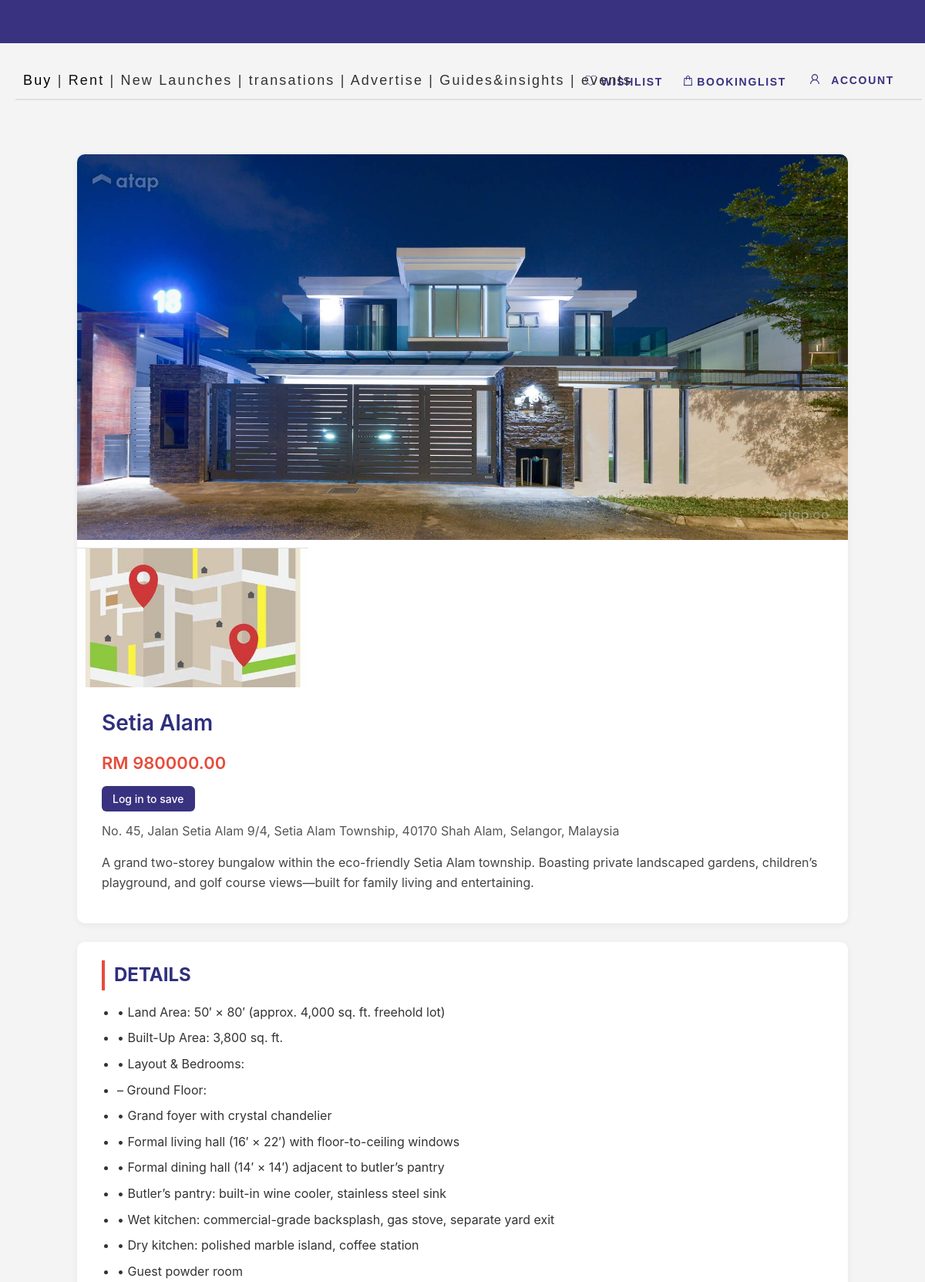
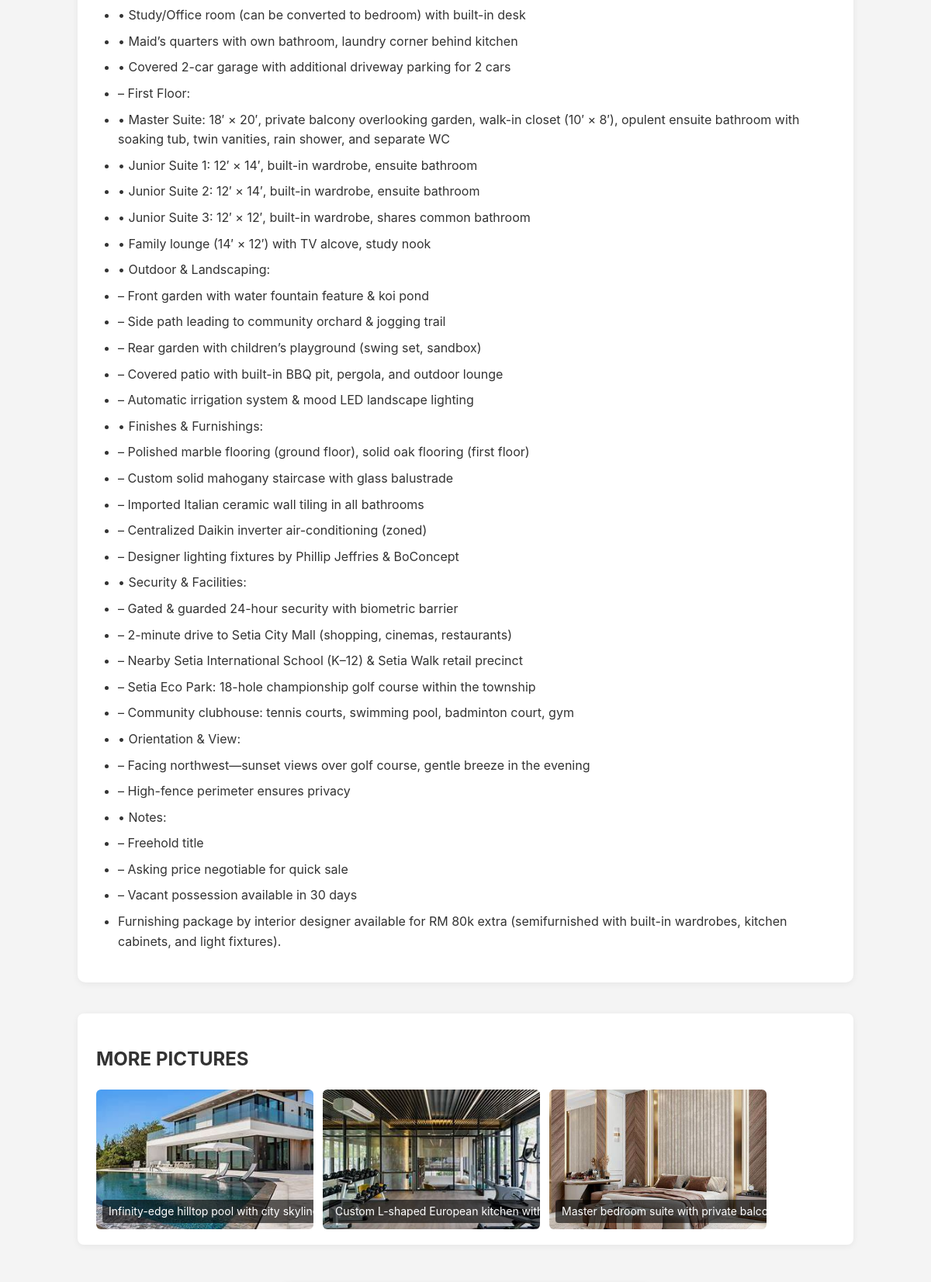
Screenshot of /property/7/ (upper part) with the database file from the repository (2 pictures, top to bottom).
### proplistpage/models.py (models this page shows, shortened)
class Property(models.Model):
    LOCATION_CHOICES = [
        ('KUALA LUMPUR', 'Kuala Lumpur'),
        ('SELANGOR', 'Selangor'),
        ('PENANG', 'Penang'),
        ('OTHERS', 'Others'),
    ]
    PROPERTY_TYPE_CHOICES = [
        ('sale', 'For Sale'),
        ('rent', 'For Rent'),
    ]
    user = models.ForeignKey(User, on_delete=models.CASCADE)  # 🔥 Add this line
    title = models.CharField(max_length=100)
    location = models.CharField(max_length=100, choices=LOCATION_CHOICES)
    price = models.DecimalField(max_digits=10, decimal_places=2)
    description = models.TextField()
    address = models.CharField(max_length=200, blank=True)
    detail = models.TextField(blank=True)
    image = models.ImageField(upload_to='property_images/')
    type = models.CharField(max_length=10, choices=PROPERTY_TYPE_CHOICES, default='sale')
    is_booked = models.BooleanField(default=False)
    created_at = models.DateTimeField(auto_now_add=True)

class PropertyImage(models.Model):
    property = models.ForeignKey(Property, related_name='extra_images', on_delete=models.CASCADE)
    image    = models.ImageField(upload_to='property_images/details/')
    caption  = models.CharField(max_length=100, blank=True)
    created_at = models.DateTimeField(auto_now_add=True)

### proplistpage/views.py (the view)
# urls.py: path('property/<int:pk>/', views.property_detail, name='property-detail'),
def property_detail(request, pk):
    print(f"*** property_detail 被调用，pk = {pk} ***")
    property_obj = get_object_or_404(Property, pk=pk)
    print(f"*** 成功拿到 Property：{property_obj.title} ***")
    form = LoanCalculatorForm(initial={'property': property_obj})
    result = None
    if request.method == 'POST':
        form = LoanCalculatorForm(request.POST)
        if form.is_valid():
            result = form.calculate()  # Assuming your form has a `.calculate()` method that returns the result
    return render(request, 'property_detail.html',
                  {'property': property_obj,
                   'form': form,
                   'result': result,
                   'payment_info': calculate_payment(property_obj),
                   })

### payment/utils.py (called while the page is built)
def calculate_payment(property_obj):
    if property_obj.type == 'rent':
        return {
            'label': 'Total Payment',
            'amount': property_obj.price * Decimal('2'),
        }
    elif property_obj.type == 'sale':
        deposit = property_obj.price * Decimal('0.02')
        return {
            'label': 'Earnest Deposit (2%)',
            'amount': deposit,
        }
    else:
        return {
            'label': 'N/A',
            'amount': 0,
        }

### proplistpage/templates/property_detail.html (shortened to what this page needs)
{% load static %}
<!DOCTYPE html>
<html lang="zh">
<head>
  <link rel="stylesheet" href="{% static 'main/style.css' %}">
  <link rel="stylesheet" href="{% static 'css/style.css' %}">
  <link rel="stylesheet" href="{% static 'loan_calculator/style.css' %}">
  <link rel="stylesheet" href="{% static 'main/style.css' %}">
  <link rel="stylesheet" href="{% static 'css/whatsapp.css' %}">
</head>
<body>
<div class="layout-wrapper">
    <main class="layout-content">
        {% include 'header.html' %}
  <div class="detail-container">
    <div class="detail-top-card">
      {% if property.image %}
        <div class="top-image-wrapper">
          <img src="{{ property.image.url }}" alt="{{ property.title }}" class="main-image">
          <img src="{% static 'images/map_placeholder.jpeg' %}" alt="地图定位示意" class="map-image">
        </div>
      {% else %}
        <div class="top-image-wrapper">
          <div style="width:100%; height:450px; background:#ddd;"></div>
          <img src="{% static 'images/map_placeholder.jpeg' %}" alt="地图定位示意" class="map-image">
        </div>
      {% endif %}
      <div class="top-info">
        <h1>{{ property.title }}</h1>
        <p class="price">RM {{ property.price|floatformat:2 }}</p>
        {% if user.is_authenticated %}
          <button
            id="favoriteBtn"
            class="favorite-btn {% if property in user.profile.favorites.all %}remove{% else %}add{% endif %}"
            onclick="toggleFavorite({{ property.id }})">
            {% if property in user.profile.favorites.all %}
              ❤️ Remove from Favorite
            {% else %}
              🤍 Add to Favorite
            {% endif %}
          </button>
        {% else %}
          <p><a href="{% url 'login' %}" class="favorite-btn add">Log in to save</a></p>
        {% endif %}
        {% if property.address %}
          <p class="address">{{ property.address }}</p>
        {% endif %}
        <p class="short-desc">{{ property.description }}</p>
      </div>
    </div>
    <div class="detail-info-card">
      <h2>DETAILS</h2>
      {% if property.detail %}
        <ul class="detail-list">
          {% for line in property.detail.splitlines %}
            {% if line %}
              <li>{{ line }}</li>
            {% endif %}
          {% endfor %}
        </ul>
      {% else %}
        <p style="color:#777;">暂无详细信息。</p>
      {% endif %}
    </div>
    <div class="detail-gallery-card">
      <h2>MORE PICTURES</h2>
      <div class="detail-gallery">
        {% for img in property.extra_images.all %}
          <div class="gallery-item">
            <img src="{{ img.image.url }}" alt="{{ img.caption }}">
            {% if img.caption %}
              <div class="caption">{{ img.caption }}</div>
            {% endif %}
          </div>
        {% endfor %}
      </div>
    </div>
  </div>
    {% if property.type == 'sale' %}
    <div class="container loan-container">
    </div>
    {% endif %}
    </main>
</div>
</body>
</html>

### main/static/main/style.css (style rules this page uses)
body { font-family: 'Segoe UI', Tahoma, Geneva, Verdana, sans-serif; background-color: #f4f7f9; margin: 0; padding: 0; }

### proplistpage/static/css/style.css (style rules this page uses)
body { margin: 0; padding: 0; overflow-x: hidden; }
.layout-wrapper { display: flex; flex-direction: column; min-height: 100vh; }
.layout-content { flex: 1; }

### loan_calculator/static/loan_calculator/style.css (style rules this page uses)
body { font-family: 'Segoe UI', Tahoma, Geneva, Verdana, sans-serif; background-color: #ffffff; color: #333; margin: 0; padding: 0; }
.container { display: flex; flex-direction: row; flex-wrap: wrap; justify-content: center; gap: 40px; margin: 10px auto; padding: 10px; max-width: 1100px; }
h1 { font-size: 2rem; color: #7d7676; margin-bottom: 20px; }

### userAccount/static/css/saved_property.css (style rules this page uses)
body { font-family: 'Inter', sans-serif; background-color: #f4f4f4; margin: 0; padding: 0; overflow-x: hidden; }

### proplistpage/templates/property_detail.html (style rules this page uses)
body { margin: 0; padding: 0; background: #f3f5f7; font-family: "Inter", "Noto Sans SC", sans-serif; color: #333; line-height: 1.6; }
a { text-decoration: none; color: inherit; }
.detail-container { max-width: 1000px; margin: 200px auto auto auto; padding: 0 16px; }
.layout-wrapper { display: flex; flex-direction: column; min-height: 100vh; }
.layout-content { flex: 1; }
.detail-top-card { background: #ffffff; border-radius: 10px; box-shadow: 0 2px 8px rgba(0, 0, 0, 0.06); overflow: hidden; margin-bottom: 24px; }
.top-image-wrapper { position: relative; }
.main-image { width: 100%; display: block; object-fit: cover; height: 500px; }
.map-image { width: 30%; display: block; margin-top: 10px; border-top: 1px solid #e0e0e0; object-fit: cover; height: 180px; }
.top-info { padding: 24px 32px; }
.top-info h1 { margin: 0; font-size: 28px; font-weight: 600; color: #2f2f7d; }
.top-info .price { margin: 12px 0; font-size: 22px; font-weight: 600; color: #e64c3c; }
.top-info .address { margin: 0; font-size: 16px; color: #555; }
.top-info .short-desc { margin-top: 16px; font-size: 16px; color: #444; }
.detail-info-card { background: #ffffff; border-radius: 10px; box-shadow: 0 2px 8px rgba(0, 0, 0, 0.06); padding: 24px 32px; margin-bottom: 24px; }
.detail-info-card h2 { margin-top: 0; margin-bottom: 16px; font-size: 24px; color: #2f2f7d; border-left: 4px solid #e64c3c; padding-left: 12px; }
.detail-info-card .detail-list { list-style: disc; padding-left: 20px; color: #333; font-size: 16px; }
.detail-info-card .detail-list li { margin-bottom: 8px; }
.detail-gallery-card { background: #ffffff; border-radius: 8px; box-shadow: 0 2px 8px rgba(0,0,0,0.06); padding: 20px 24px; margin: 40px auto; max-width: 1000px; }
.detail-gallery { display: flex; flex-wrap: nowrap; overflow-x: auto; gap: 12px; -webkit-overflow-scrolling: touch; scrollbar-width: none; }
.gallery-item { flex: 0 0 auto; width: 280px; position: relative; overflow: hidden; border-radius: 6px; background: #f0f0f0; }
.gallery-item img { display: block; width: 100%; height: 180px; object-fit: cover; transition: transform 0.3s ease, filter 0.3s ease; filter: brightness(0.95); }
.gallery-item .caption { position: absolute; bottom: 8px; left: 8px; background: rgba(0, 0, 0, 0.6); color: #fff; padding: 4px 8px; border-radius: 4px; font-size: 14px; white-space: nowrap; overflow: hidden; text-overflow: ellipsis; }
.favorite-btn { padding: 8px 14px; font-size: 14px; border: none; border-radius: 6px; cursor: pointer; font-weight: 500; transition: background-color 0.2s ease; }
.favorite-btn.add { background-color: #393280; color: #fff; }

### rows the page displays
Property: image (picture), title "Setia Alam", price "980000.00", address "No. 45, Jalan Setia Alam 9/4, Setia Alam Township, 40170 Shah Alam, Selangor, Malaysia", description "A grand two-storey bungalow within the eco-friendly Setia Alam township. Boasting private landscaped gardens, children’s playground, and golf course views—built for family living and entertaining."
PropertyImage: image (picture), caption "Infinity-edge hilltop pool with city…"
PropertyImage: image (picture), caption "Custom L-shaped European kitchen…"
PropertyImage: image (picture), caption "Master bedroom suite with private…"

### other values shown
{{ line }} "• Land Area: 50′ × 80′ (approx. 4,000 sq. ft. freehold lot)" "• Built-Up Area: 3,800 sq. ft." "• Layout & Bedrooms:" "– Ground Floor:" "• Grand foyer with crystal chandelier" "• Formal living hall (16′ × 22′) with floor-to-ceiling windows" "• Formal dining hall (14′ × 14′) adjacent to butler’s pantry" "• Butler’s pantry: built-in wine cooler, stainless steel sink" "• Wet kitchen: commercial-grade backsplash, gas stove, separate yard exit" "• Dry kitchen: polished marble island, coffee station" "• Guest powder room" "• Study/Office room (can be converted to bedroom) with built-in desk" "• Maid’s quarters with own bathroom, laundry corner behind kitchen" "• Covered 2-car garage with additional driveway parking for 2 cars" "– First Floor:" "• Master Suite: 18′ × 20′, private balcony overlooking garden, walk-in closet (10′ × 8′), opulent ensuite bathroom with soaking tub, twin vanities, rain shower, and separate WC" "• Junior Suite 1: 12′ × 14′, built-in wardrobe, ensuite bathroom" "• Junior Suite 2: 12′ × 14′, built-in wardrobe, ensuite bathroom" "• Junior Suite 3: 12′ × 12′, built-in wardrobe, shares common bathroom" "• Family lounge (14′ × 12′) with TV alcove, study nook" "• Outdoor & Landscaping:" "– Front garden with water fountain feature & koi pond" "– Side path leading to community orchard & jogging trail" "– Rear garden with children’s playground (swing set, sandbox)" "– Covered patio with built-in BBQ pit, pergola, and outdoor lounge" "– Automatic irrigation system & mood LED landscape lighting" "• Finishes & Furnishings:" "– Polished marble flooring (ground floor), solid oak flooring (first floor)" "– Custom solid mahogany staircase with glass balustrade" "– Imported Italian ceramic wall tiling in all bathrooms" "– Centralized Daikin inverter air-conditioning (zoned)" "– Designer lighting fixtures by Phillip Jeffries & BoConcept" "• Security & Facilities:" "– Gated & guarded 24-hour security with biometric barrier" "– 2-minute drive to Setia City Mall (shopping, cinemas, restaurants)" "– Nearby Setia International School (K–12) & Setia Walk retail precinct" "– Setia Eco Park: 18-hole championship golf course within the township" "– Community clubhouse: tennis courts, swimming pool, badminton court, gym" "• Orientation & View:" "– Facing northwest—sunset views over golf course, gentle breeze in the evening" "– High-fence perimeter ensures privacy" "• Notes:" "– Freehold title" "– Asking price negotiable for quick sale" "– Vacant possession available in 30 days" "Furnishing package by interior designer available for RM 80k extra (semifurnished with built-in wardrobes, kitchen cabinets, and light fixtures)."
